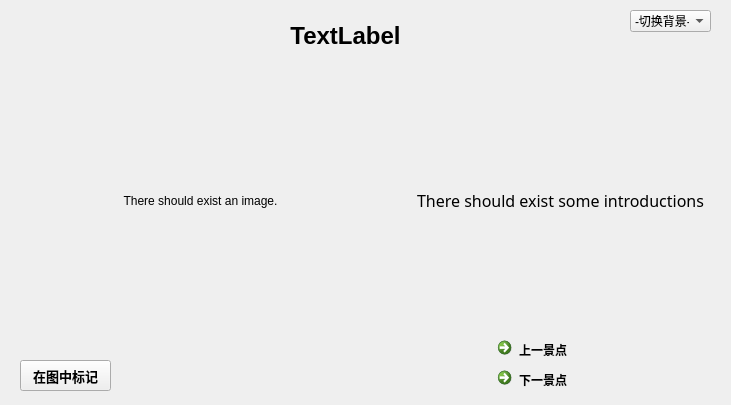
<?xml version="1.0" encoding="UTF-8"?>
<ui version="4.0">
 <class>Introduction</class>
 <widget class="QWidget" name="Introduction">
  <property name="geometry">
   <rect>
    <x>0</x>
    <y>0</y>
    <width>731</width>
    <height>405</height>
   </rect>
  </property>
  <property name="windowTitle">
   <string>Form</string>
  </property>
  <widget class="QLabel" name="label">
   <property name="geometry">
    <rect>
     <x>410</x>
     <y>60</y>
     <width>301</width>
     <height>281</height>
    </rect>
   </property>
   <property name="font">
    <font>
     <family>华文中宋</family>
     <pointsize>12</pointsize>
    </font>
   </property>
   <property name="text">
    <string>&lt;html&gt;&lt;head/&gt;&lt;body&gt;&lt;p align=&quot;center&quot;&gt;There should exist some introductions&lt;/p&gt;&lt;/body&gt;&lt;/html&gt;</string>
   </property>
   <property name="alignment">
    <set>Qt::AlignLeading|Qt::AlignLeft|Qt::AlignVCenter</set>
   </property>
   <property name="wordWrap">
    <bool>true</bool>
   </property>
  </widget>
  <widget class="QLabel" name="label_image">
   <property name="geometry">
    <rect>
     <x>40</x>
     <y>70</y>
     <width>321</width>
     <height>261</height>
    </rect>
   </property>
   <property name="text">
    <string>There should exist an image.</string>
   </property>
   <property name="alignment">
    <set>Qt::AlignCenter</set>
   </property>
  </widget>
  <widget class="QLabel" name="title">
   <property name="geometry">
    <rect>
     <x>220</x>
     <y>20</y>
     <width>251</width>
     <height>31</height>
    </rect>
   </property>
   <property name="font">
    <font>
     <pointsize>18</pointsize>
     <bold>true</bold>
    </font>
   </property>
   <property name="text">
    <string>TextLabel</string>
   </property>
   <property name="alignment">
    <set>Qt::AlignCenter</set>
   </property>
  </widget>
  <widget class="QCommandLinkButton" name="Next">
   <property name="geometry">
    <rect>
     <x>490</x>
     <y>360</y>
     <width>221</width>
     <height>41</height>
    </rect>
   </property>
   <property name="font">
    <font>
     <bold>true</bold>
    </font>
   </property>
   <property name="cursor">
    <cursorShape>ArrowCursor</cursorShape>
   </property>
   <property name="text">
    <string>下一景点</string>
   </property>
  </widget>
  <widget class="QCommandLinkButton" name="Last">
   <property name="geometry">
    <rect>
     <x>490</x>
     <y>330</y>
     <width>221</width>
     <height>41</height>
    </rect>
   </property>
   <property name="font">
    <font>
     <bold>true</bold>
    </font>
   </property>
   <property name="cursor">
    <cursorShape>ArrowCursor</cursorShape>
   </property>
   <property name="autoFillBackground">
    <bool>false</bool>
   </property>
   <property name="text">
    <string>上一景点</string>
   </property>
  </widget>
  <widget class="QComboBox" name="change_background">
   <property name="geometry">
    <rect>
     <x>630</x>
     <y>10</y>
     <width>81</width>
     <height>22</height>
    </rect>
   </property>
   <item>
    <property name="text">
     <string>-切换背景-</string>
    </property>
   </item>
   <item>
    <property name="text">
     <string>无</string>
    </property>
   </item>
   <item>
    <property name="text">
     <string>博雅风韵</string>
    </property>
   </item>
   <item>
    <property name="text">
     <string>石舫流光</string>
    </property>
   </item>
   <item>
    <property name="text">
     <string>星空鳞梦</string>
    </property>
   </item>
  </widget>
  <widget class="QPushButton" name="signbutton">
   <property name="geometry">
    <rect>
     <x>20</x>
     <y>360</y>
     <width>91</width>
     <height>31</height>
    </rect>
   </property>
   <property name="font">
    <font>
     <pointsize>10</pointsize>
     <bold>true</bold>
    </font>
   </property>
   <property name="toolTip">
    <string>在地图中定位</string>
   </property>
   <property name="toolTipDuration">
    <number>10000</number>
   </property>
   <property name="text">
    <string>在图中标记</string>
   </property>
  </widget>
  <widget class="QPushButton" name="img_turnright">
   <property name="geometry">
    <rect>
     <x>360</x>
     <y>180</y>
     <width>41</width>
     <height>41</height>
    </rect>
   </property>
   <property name="styleSheet">
    <string notr="true">image:url(:/new/prefix1/right.png)</string>
   </property>
   <property name="text">
    <string/>
   </property>
   <property name="flat">
    <bool>true</bool>
   </property>
  </widget>
  <widget class="QPushButton" name="img_turnleft">
   <property name="geometry">
    <rect>
     <x>0</x>
     <y>180</y>
     <width>41</width>
     <height>41</height>
    </rect>
   </property>
   <property name="styleSheet">
    <string notr="true">image:url(:/new/prefix1/left.png)</string>
   </property>
   <property name="text">
    <string/>
   </property>
   <property name="flat">
    <bool>true</bool>
   </property>
  </widget>
  <zorder>label</zorder>
  <zorder>label_image</zorder>
  <zorder>title</zorder>
  <zorder>Last</zorder>
  <zorder>Next</zorder>
  <zorder>change_background</zorder>
  <zorder>signbutton</zorder>
  <zorder>img_turnright</zorder>
  <zorder>img_turnleft</zorder>
 </widget>
 <resources/>
 <connections/>
</ui>
